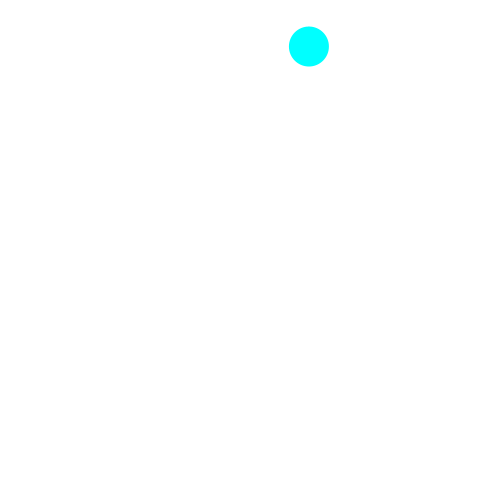
Frame 1 (no input)
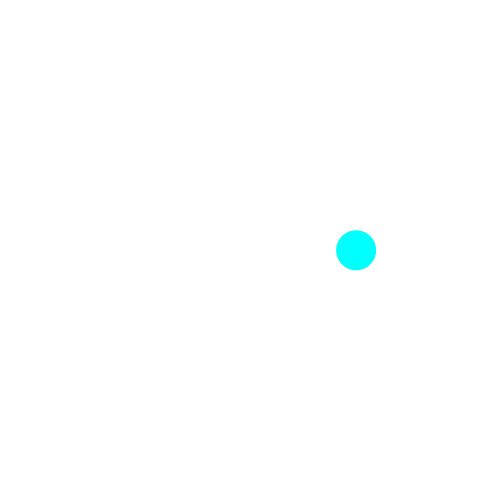
Frame 60 (the mouse pressed at the canvas centre just before this capture)
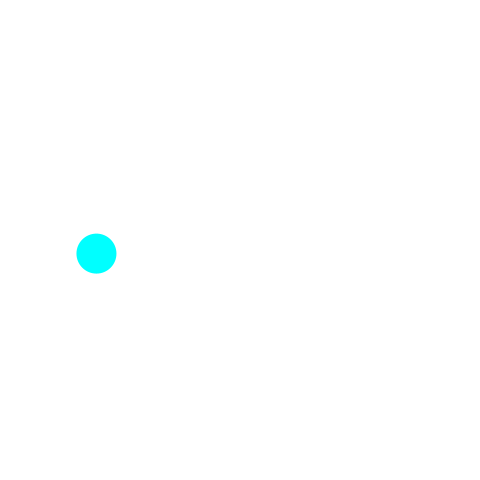
Frame 120 (the mouse held since frame 60 and released just before this capture)

The Processing sketch that drew these frames (run headless with seeded random() and noise(); from frame 60 on, the mouse is pressed at the canvas centre):

// Processing sketch: ballCatchable_oo1
// ── ballCatchable_oo1.pde
// 定数
final float vx0min = -7;            // vxの初期値の下限
final float vx0max = 5;             // vxの初期値の上限
final float vy0min = 4;             // vyの初期値の下限
final float vy0max = 15;            // vyの初期値の上限
final float fps = 60;               // 1秒間あたりのフレーム数
final float gravity = 9.8 / fps;    // 1フレームあたりの重力加速度
final float elas = 0.98;            // 反発係数
final float d = 40;                 // ボールの直径
final float hueMax = 360.0;         // 色相の最大値


// オブジェクト
Ball ball0;

void setup() {
  frameRate(fps);
  size(480, 480);
  noStroke();
  colorMode(HSB, hueMax, 100, 100);
  fill(0, 0, 0);
  ball0 = new Ball();                         // ボールの x, y, vx, vy を要素とする配列
  ball0.X  = random(d / 2, width - d / 2);     // ボールの中心のx座標
  ball0.Y  = random(d / 2, height / 5);        // ボールの中心のy座標
  ball0.VX = random(vx0min, vx0max);           // ボールの速度のx成分
  ball0.VY = random(vy0min, vy0max);           // ボールの速度のy成分
}

void draw() {
  background(0, 0, 100);
  fill(0, 100, 100);
  if (sqrt(pow(mouseX-ball0.X, 2)+pow(mouseY-ball0.Y, 2))>d/2) {
    fill(180, 100, 100);
    boundBall(ball0);
  }
  ellipse(ball0.X, ball0.Y, d, d);
}

void boundBall(Ball ball) {
  ball.X  += ball.VX;          // ボールが速度ぶん移動する
  ball.VY += gravity;           // 速度のy成分に重力加速度を加算する
  ball.Y  += ball.VY;          // ボールが速度ぶん移動する
  if (ball.X < d / 2) {
    ball.VX = - ball.VX * elas;
    ball.X = d / 2;
  } else if (ball.X > width - d / 2) {
    ball.VX = - ball.VX  * elas;
    ball.X = width - d / 2;
  }
  if (ball.Y > height - d / 2) {
    ball.VY = - ball.VY * elas;
    ball.Y = height - d / 2;
  } else if (ball.Y < d / 2) {
    ball.VY = - ball.VY * elas;
    ball.Y = d / 2;
  }
}

class Ball {
  float X;
  float Y;
  float VX;
  float VY;
}
